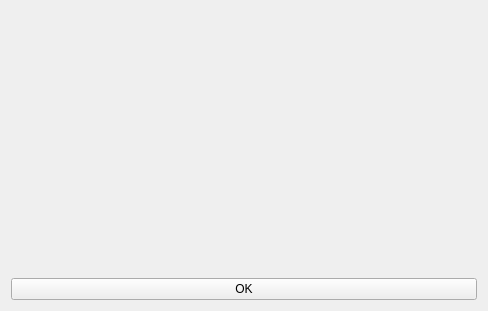
<?xml version="1.0" encoding="UTF-8"?>
<ui version="4.0">
 <class>QMSMabout</class>
 <widget class="QWidget" name="QMSMabout">
  <property name="geometry">
   <rect>
    <x>0</x>
    <y>0</y>
    <width>488</width>
    <height>311</height>
   </rect>
  </property>
  <property name="windowTitle">
   <string>About</string>
  </property>
  <property name="toolTip">
   <string>About</string>
  </property>
  <layout class="QVBoxLayout" name="verticalLayout">
   <item>
    <widget class="QLabel" name="label">
     <property name="text">
      <string/>
     </property>
     <property name="pixmap">
      <pixmap resource="resource/rsrc.qrc">:/Pictures/ampehre_logo.png</pixmap>
     </property>
     <property name="alignment">
      <set>Qt::AlignCenter</set>
     </property>
    </widget>
   </item>
   <item>
    <widget class="QPushButton" name="pushButton">
     <property name="text">
      <string>OK</string>
     </property>
    </widget>
   </item>
  </layout>
 </widget>
 <resources>
  <include location="resource/rsrc.qrc"/>
 </resources>
 <connections/>
</ui>
